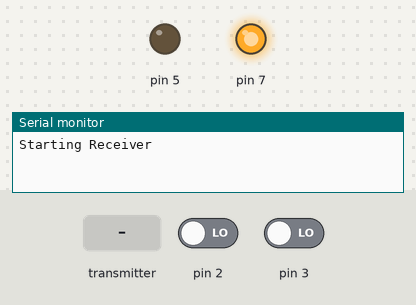
Recording of a sketch running on a simulated Arduino Uno, built with avr-gcc and run on an emulated ATmega328P. On the bench: output pins drawn as LEDs (lit = HIGH), the last lines printed to the serial monitor. Dashed ring = blinking. The inputs (shaded band) are chosen by the test bench; at power-on: pin 2 LOW, pin 3 LOW. No radio packets arrive unless stated.

Above: at 1.2 s.
1.3 s: the transmitter starts sending temperature = 0
At 1.48 s:
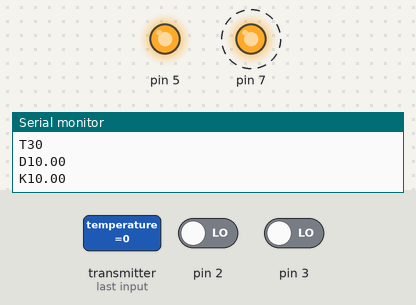
4.3 s: pin 2 driven HIGH
At 4.7 s:
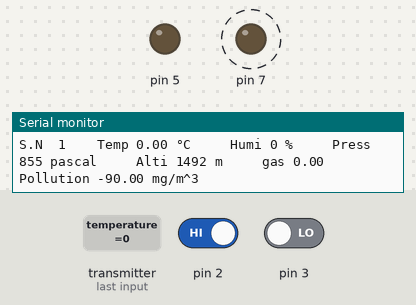
7.3 s: pin 3 driven HIGH
At 7.7 s:
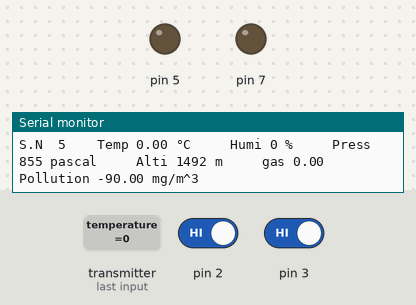
8.8 s: pin 2 driven LOW
At 10.5 s:
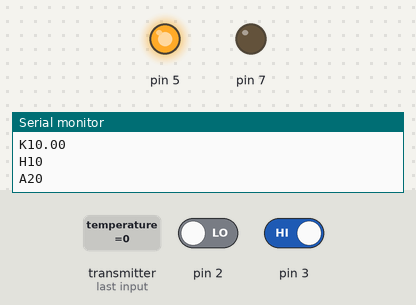
10.8 s: pin 3 driven LOW
At 11.05 s:
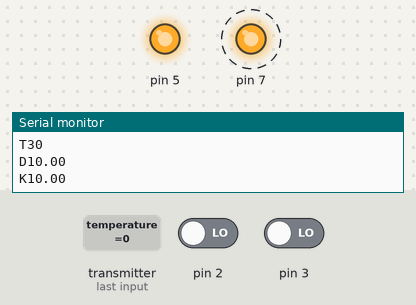
Timing chart, 0 to 14.8 s (numbered marks = the images above; inputs shaded):
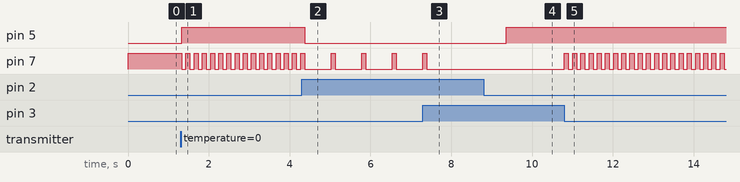

The sketch:

receiver.ino
```cpp
#include <nRF24L01.h>
#include <RF24.h>
#include <RF24_config.h>

RF24 receive (9,8);    // ce,csn                    //create object called receive
byte address [5] = "00001";                 //create an array with 5 elements, where each element is 1 byte;
int button = 2;
int button4 = 4;
int buttonState;
int buttonState7;


typedef struct
  {
    float temperature = 0;
    float humidity = 0;
    float pressure = 0;
    float altitude = 0;
//    float ax = 0;
//    float ay = 0;
//    float az = 0;
    float gs = 0;
    float ds = 0;

  }Package;

  Package data;


     int i=0;
     int p=0;


void setup() {
  Serial.begin(9600);
  Serial.print("Starting Receiver \n");
  receive.begin();
  receive.openReadingPipe(0,address);      //open reading pipe 0 at address 00001
  receive.setPALevel(RF24_PA_MIN);         //Set RF output to minimum
  receive.setDataRate(RF24_250KBPS);       //set datarate to 250kbps
  receive.setChannel(100);                 //set frequency to channel 100
  receive.startListening();
  pinMode(2,INPUT);
  pinMode(5,OUTPUT);
  pinMode(3,INPUT);
  pinMode(7,OUTPUT);


  }

void loop() {
  int buttonState7 = digitalRead(3);

  if(buttonState7 == 1){
    digitalWrite(7,LOW);

  }
  else{
    //delay1();
                digitalWrite(7,HIGH);
                delay(100);
                digitalWrite(7,LOW);

  }

  if (receive.available())                //check when received data available
  {
   int buttonState = digitalRead(2);


                               if(buttonState == 0){

                                  secondPhase();
                                  }
                                else{
                                   firstPhase();
                                 }
 }

}


void secondPhase(){
                                              digitalWrite(5,HIGH);


                                            receive.read(&data, sizeof(data));
                                             Serial.print("H1");
                                            Serial.println(data.humidity,0);

                                            Serial.print("A2");
                                            Serial.println(data.altitude,0);

                                            Serial.print("T3");
                                            Serial.println(data.temperature,0);                //print data to serial monitor


                                            Serial.print("D1");
                                            Serial.println(data.pressure,2);

//                                            Serial.print("X1");
//                                            Serial.println(data.ax,2);
//
//                                            Serial.print("Y1");
//                                            Serial.println(data.ay,2);
//
//                                            Serial.print("Z1");
//                                            Serial.println(data.az,2);

//                                            Serial.print("X2");
//                                            Serial.println(data.gx);
//
//                                            Serial.print("Y2");
//                                            Serial.println(data.gy);
//
//                                            Serial.print("Z2");
//                                            Serial.println(data.gz);


                                            Serial.print("K1");
                                            Serial.println(data.ds,2);

                                            delay(100);


}


void firstPhase(){
                                                            digitalWrite(5,LOW);
                                                          // Serial.println("DATA DURING DESCEND");
                                                           i++;
                                                           Serial.print("S.N  ");
                                                           Serial.print(i);
                                                           Serial.print("   ");


                                                      receive.read(&data, sizeof(data));
                                                      Serial.print(" Temp ");
                                                      Serial.print(data.temperature);                //print data to serial monitor
                                                      Serial.print(" °C    ");
                                                      Serial.print(" Humi ");
                                                      Serial.print(data.humidity,0);                   //print data to serial monitor
                                                      Serial.print(" %    ");
                                                      Serial.print(" Press ");
                                                      //Serial.print(data.pressure,0);                   //print data to serial monitor
                                                      Serial.print("855");


                                                      Serial.print(" pascal    ");
                                                      Serial.print(" Alti ");
                                                      Serial.print("1492");
                                                      Serial.print(" m    ");

//                                                                    Serial.print(" ax: ");
//                                                                    Serial.print(data.ax);
//                                                                    Serial.print(" g ");
//
//                                                                    Serial.print(" ay: ");
//                                                                    Serial.print(data.ay);
//                                                                    Serial.print(" g ");
//
//                                                                    Serial.print(" az: ");
//                                                                    Serial.print(data.az);
//                                                                    Serial.print(" g ");

                                                                    Serial.print(" gas ");
                                                                    Serial.print(data.gs);
                                                                    Serial.print(" ");


                                                                    Serial.print(" Pollution ");
                                                                    Serial.print(data.ds-90);
                                                                    Serial.print(" mg/m^3 ");
                                                                    Serial.print("    \n");


                                                      delay(600);


}
```

Measured:
- after the input at 1.3 s, pin 5: LOW → HIGH at once; pin 7: alternates HIGH for 0.10 s and LOW for 0.10 s, starting at once
- after the input at 4.3 s, pin 5: HIGH → LOW after 0.07 s; pin 7: alternates HIGH for 0.10 s and LOW for 0.66 s, starting after 0.73 s
- after the input at 7.3 s, pin 7: goes on until 7.4 s, then stays LOW
- after the input at 8.8 s, pin 5: LOW → HIGH after 0.56 s
- after the input at 10.8 s, pin 7: alternates HIGH for 0.10 s and LOW for 0.10 s, starting at once
